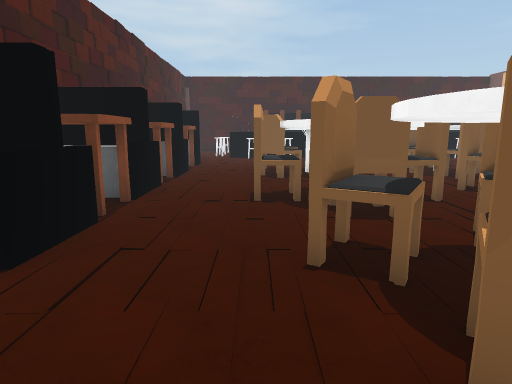
[1] (above)

24 first-person views from a walk through a 3-D level made in the Unity game engine. The camera is 1.4 m above the floor, tilts 10° down and sees 75° across. The floor is counted in squares, 1 m on a side. Each view is taken from the middle of a square. On the plan, view 1 faces up. The plan holds only what a view shows up to about 15 squares ahead; the rest is blank. The place goes on beyond the plan. Some surface patterns are stand-ins.

[2]
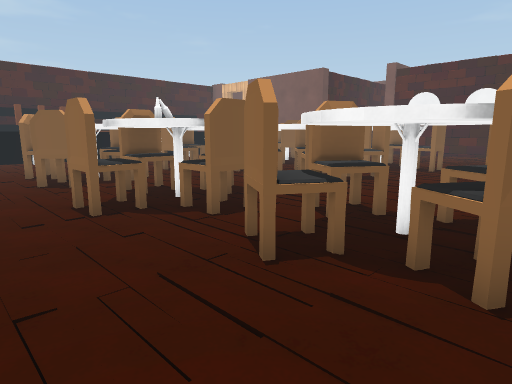

[3]
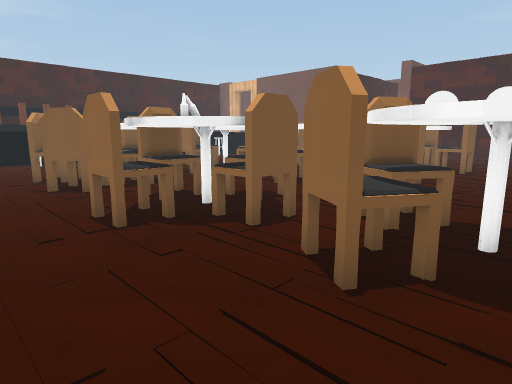

[4]
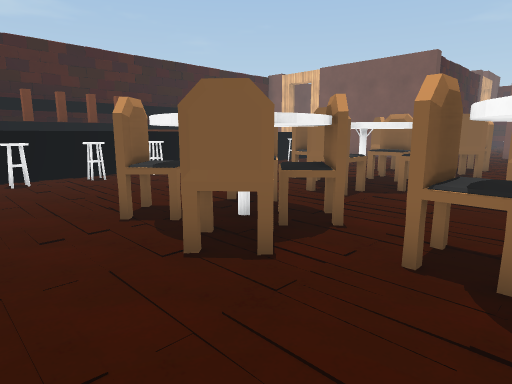

[5]
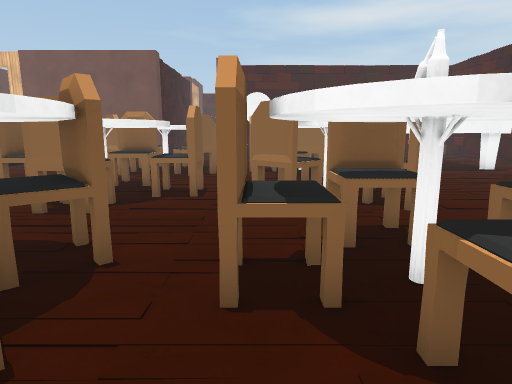

[6]
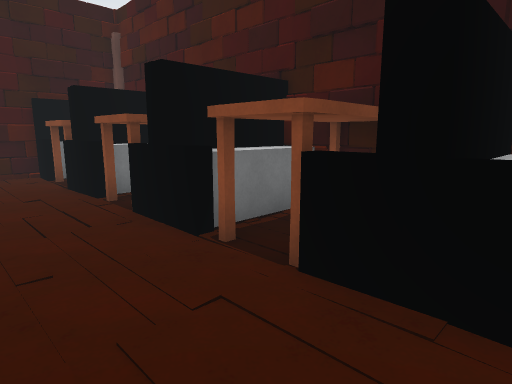

[7]
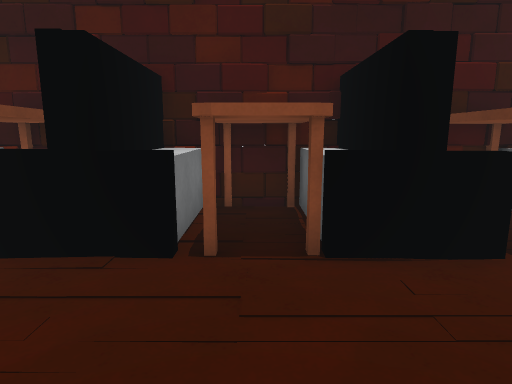

[8]
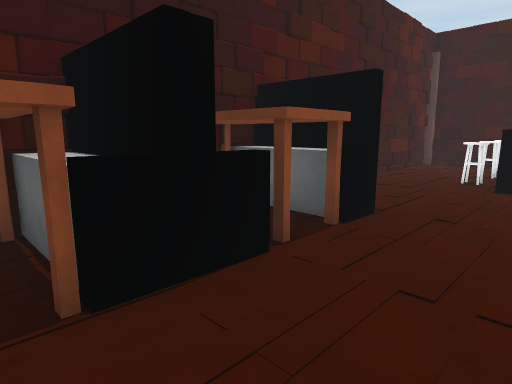

[9]
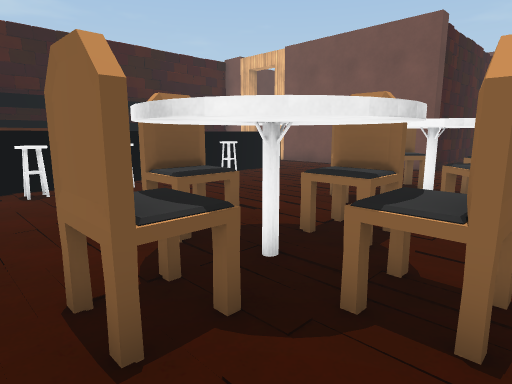

[10]
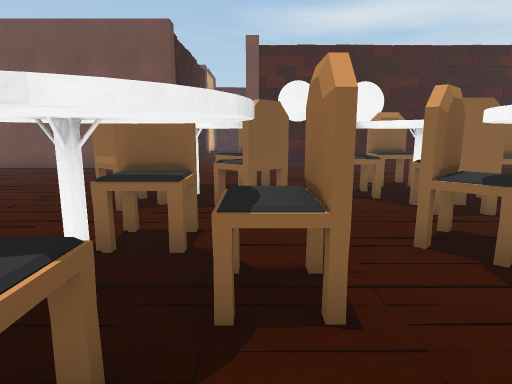

[11]
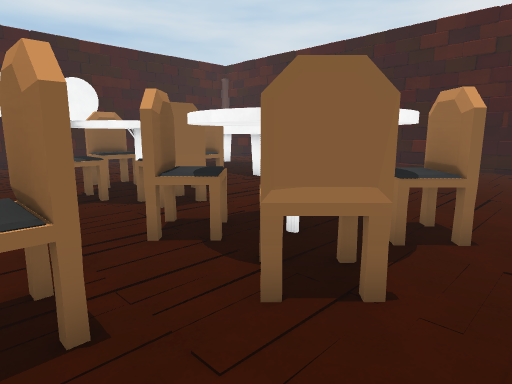

[12]
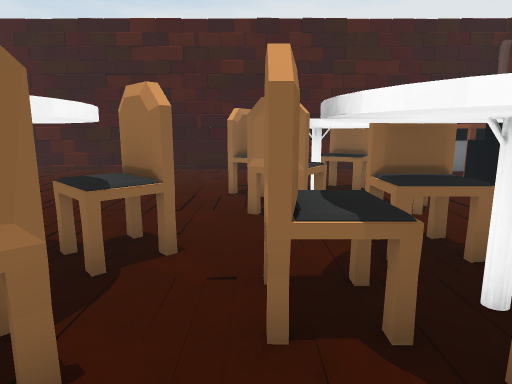

[13]
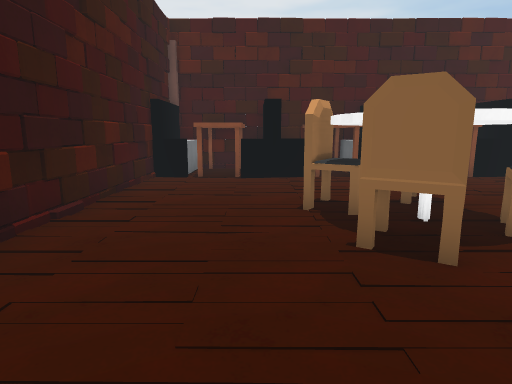

[14]
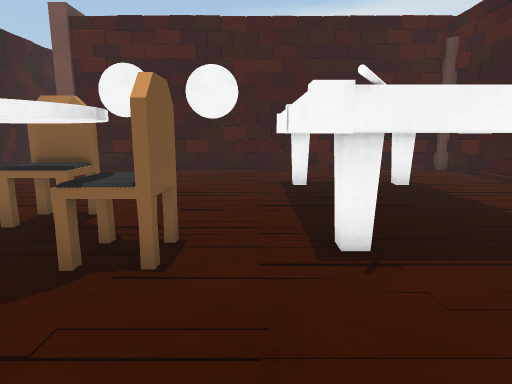

[15]
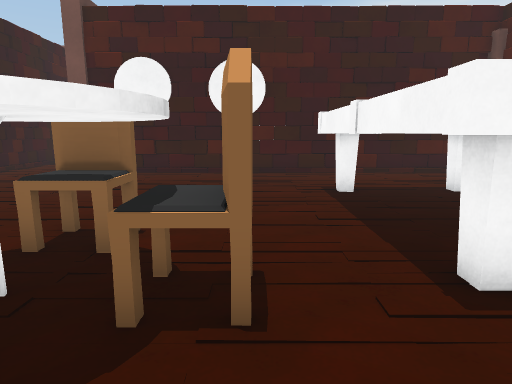

[16]
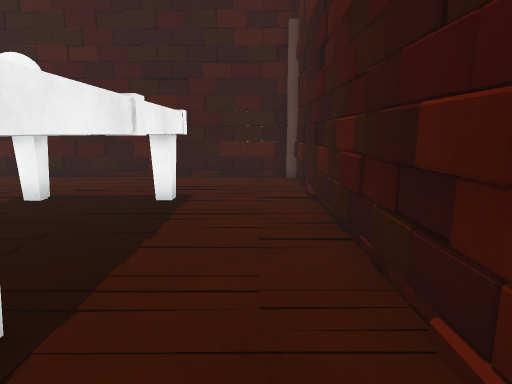

[17]
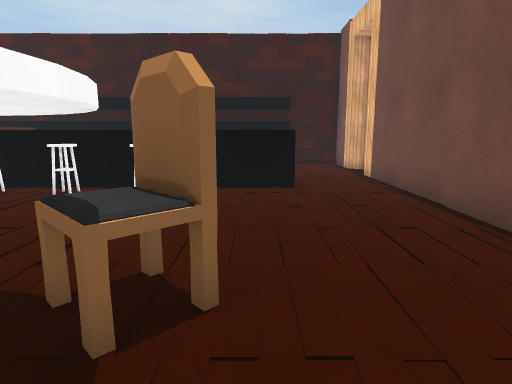

[18]
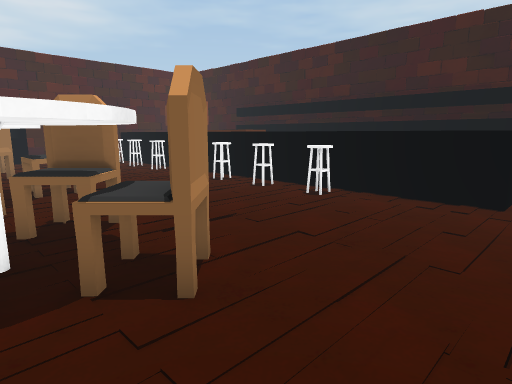

[19]
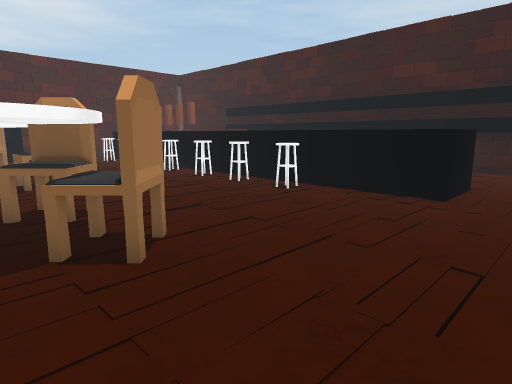

[20]
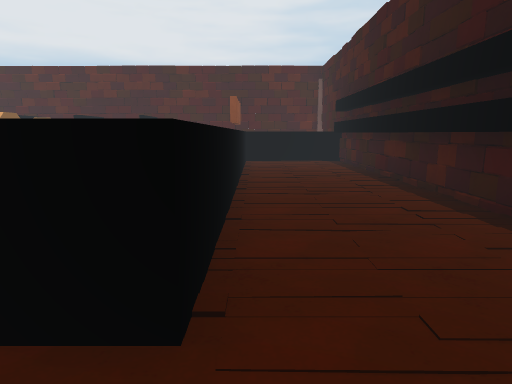

[21]
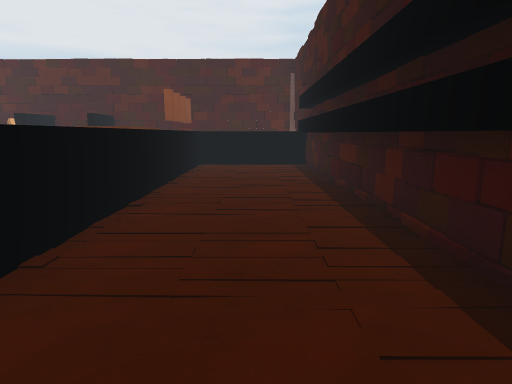

[22]
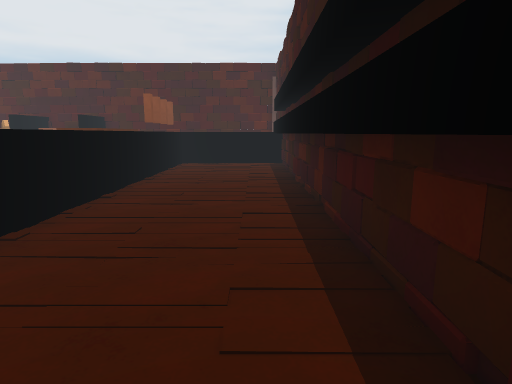

[23]
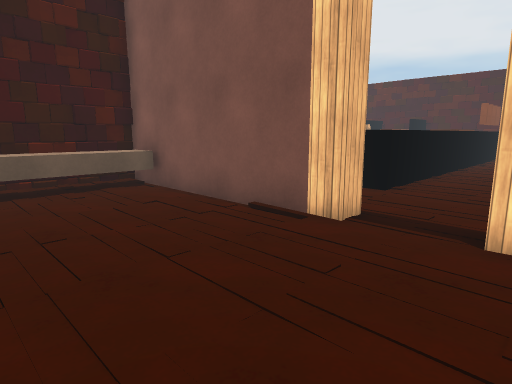

[24]
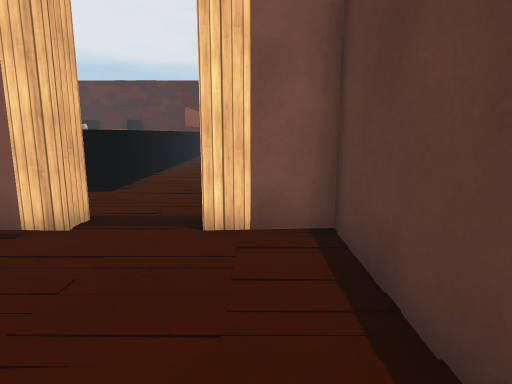

### Floor plan
Key: @ floor where view 1 was taken; # wall or solid block; . floor; ^ raised ledge; C chair; T table; B bottle; S stool; O other object.
Columns run from 6 left of view 1 to 23 right of it. Each row starts with its distance up from view 1.
 26  #### #######################
 25  #  O ^               . #    .
 24  #    ^              .
 23  #    ^
 22  #    ^                .#
 21       ^^^^^^^#^^^^^^^^  #
 20      ^^^^^^^^#^^^^^^^^  #
 19       S S S S SSSSS     #
 18                         #
 17                         #.
 16    O                    #^^^^
 15 ####         C          ######
 14 #TTT   C C  CC  CCTC
 13 # TT  CC CCCTTCCCTTC
 12 ####  TTTT CTTCCCTTC  ..
 11 ##TT  CCCC. CCT CC C.
 10 ##.T  ..  .  C             #
  9 #^TT .. C   CTC  CC        #
  8 ####. CTBTCCCTCCCTTC       #
  7 #^T^  CTTTCTTTT.CTTCC      #
  6 ##TT   CCT CCTCC CCT       #
  5  ^^O     C    C. CC        #
  4  ###  .CCCC   .            #
  3 ##TT  .CCTT       OOOOOOO  #
  2 #T T.  CTTCC      O        #
  1 #^^^.   CTC       O        #
  0 ## #  @       .   OOOOOOO  #
 -1 ## T                       #
 -2  #TT            .          #
 -3  ###########################

Where each view was taken, in squares from view 1:
view 1: 0 up, 0 right, facing up
view 2: 1 up, 2 left, facing up-right
view 3: 2 up, 2 left, facing up-right
view 4: 8 up, 2 left, facing up-right
view 5: 9 up, 1 left, facing right
view 6: 9 up, 0 right, facing down-left
view 7: 10 up, 1 right, facing left
view 8: 10 up, 0 right, facing up-left
view 9: 10 up, 4 right, facing up-right
view 10: 11 up, 4 right, facing right
view 11: 11 up, 4 right, facing down-right
view 12: 10 up, 4 right, facing down
view 13: 0 up, 8 right, facing left
view 14: 4 up, 8 right, facing right
view 15: 5 up, 9 right, facing right
view 16: 2 down, 10 right, facing right
view 17: 11 up, 14 right, facing up
view 18: 12 up, 16 right, facing up-left
view 19: 12 up, 17 right, facing up-left
view 20: 22 up, 17 right, facing left
view 21: 24 up, 15 right, facing left
view 22: 25 up, 16 right, facing left
view 23: 25 up, 23 right, facing down-left
view 24: 25 up, 23 right, facing left
